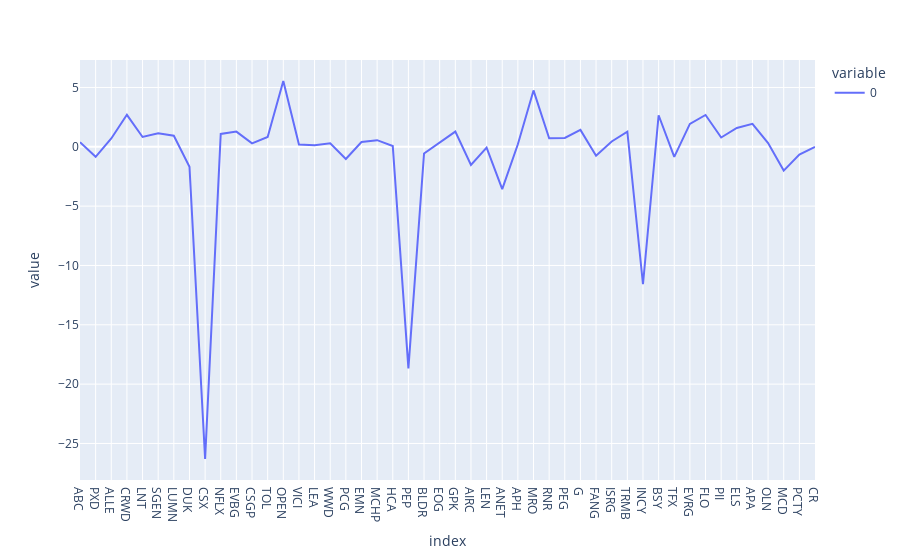

The code cell stored with this chart in its notebook:
### Code cell
russell_1000.plot()

### Figure 1 — Plotly figure (JSON) as saved in the notebook; plotly's stock layout.template omitted (floating-point values rounded to 4 significant figures)
{"data": [{"hovertemplate": "variable=0<br>index=%{x}<br>value=%{y}<extra></extra>", "legendgroup": "0", "line": {"color": "#636efa", "dash": "solid"}, "marker": {"symbol": "circle"}, "mode": "lines", "name": "0", "orientation": "v", "showlegend": true, "type": "scatter", "x": ["ABC", "PXD", "ALLE", "CRWD", "LNT", "SGEN", "LUMN", "DUK", "CSX", "NFLX", "EVBG", "CSGP", "TOL", "OPEN", "VICI", "LEA", "WWD", "PCG", "EMN", "MCHP", "HCA", "PEP", "BLDR", "EOG", "GPK", "AIRC", "LEN", "ANET", "APH", "MRO", "RNR", "PEG", "G", "FANG", "ISRG", "TRMB", "INCY", "BSY", "TFX", "EVRG", "FLO", "PII", "ELS", "APA", "OLN", "MCD", "PCTY", "CR"], "xaxis": "x", "y": [0.3859, -0.8445, 0.7001, 2.695, 0.8265, 1.145, 0.9297, -1.685, -26.31, 1.086, 1.28, 0.2917, 0.8332, 5.544, 0.1874, 0.1206, 0.2874, -1.029, 0.4082, 0.5597, 0.06919, -18.67, -0.5618, 0.3905, 1.281, -1.524, -0.06897, -3.568, 0.2146, 4.752, 0.7125, 0.7476, 1.426, -0.7565, 0.4477, 1.276, -11.58, 2.657, -0.8464, 1.926, 2.683, 0.7836, 1.59, 1.937, 0.3117, -2.006, -0.6477, -0.01056], "yaxis": "y"}], "layout": {"legend": {"title": {"text": "variable"}, "tracegroupgap": 0}, "margin": {"t": 60}, "xaxis": {"anchor": "y", "domain": [0, 1], "title": {"text": "index"}}, "yaxis": {"anchor": "x", "domain": [0, 1], "title": {"text": "value"}}}}
